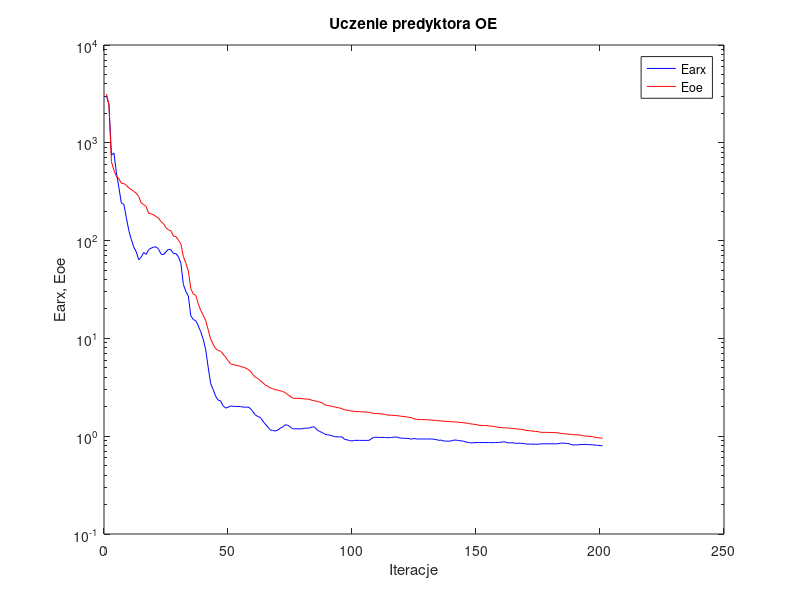
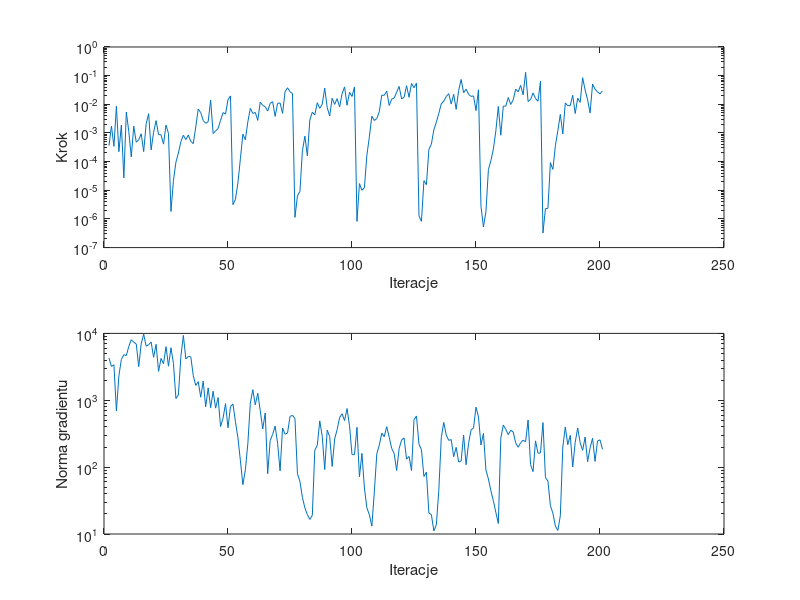

Source code (MATLAB) for these figures, in order:
%uczenie predyktora oe
clear all;
n=0; farx(n+1)=3.016316e+003; foe(n+1)=3.159061e+003; wspucz(n+1)=0.000000e+000; ng(n+1)=0.000000e+000;
%odnowa zmiennej metryki
n=1; farx(n+1)=2.461841e+003; foe(n+1)=2.431762e+003; krok(n+1)=3.604935e-004; ng(n+1)=4.299454e+003;
n=2; farx(n+1)=7.470838e+002; foe(n+1)=6.402219e+002; krok(n+1)=1.737584e-003; ng(n+1)=3.200891e+003;
n=3; farx(n+1)=7.871512e+002; foe(n+1)=5.231151e+002; krok(n+1)=3.411214e-004; ng(n+1)=3.400445e+003;
n=4; farx(n+1)=4.933906e+002; foe(n+1)=4.554393e+002; krok(n+1)=8.486623e-003; ng(n+1)=6.907480e+002;
n=5; farx(n+1)=3.484449e+002; foe(n+1)=4.298122e+002; krok(n+1)=2.224690e-004; ng(n+1)=2.320545e+003;
n=6; farx(n+1)=2.415755e+002; foe(n+1)=3.851703e+002; krok(n+1)=1.889294e-003; ng(n+1)=4.089021e+003;
n=7; farx(n+1)=2.353101e+002; foe(n+1)=3.841790e+002; krok(n+1)=2.700051e-005; ng(n+1)=4.799127e+003;
n=8; farx(n+1)=1.717607e+002; foe(n+1)=3.665320e+002; krok(n+1)=5.381741e-003; ng(n+1)=4.669183e+003;
n=9; farx(n+1)=1.268589e+002; foe(n+1)=3.462445e+002; krok(n+1)=1.110010e-003; ng(n+1)=6.395595e+003;
n=10; farx(n+1)=1.030232e+002; foe(n+1)=3.327294e+002; krok(n+1)=1.460087e-004; ng(n+1)=8.032306e+003;
n=11; farx(n+1)=8.577971e+001; foe(n+1)=3.183839e+002; krok(n+1)=1.737584e-003; ng(n+1)=7.420060e+003;
n=12; farx(n+1)=7.681017e+001; foe(n+1)=3.052474e+002; krok(n+1)=4.744783e-004; ng(n+1)=6.953284e+003;
n=13; farx(n+1)=6.362720e+001; foe(n+1)=2.827356e+002; krok(n+1)=5.758264e-004; ng(n+1)=3.189884e+003;
n=14; farx(n+1)=6.772529e+001; foe(n+1)=2.424778e+002; krok(n+1)=9.381121e-004; ng(n+1)=7.017814e+003;
n=15; farx(n+1)=7.576613e+001; foe(n+1)=2.332113e+002; krok(n+1)=2.232764e-004; ng(n+1)=9.731626e+003;
n=16; farx(n+1)=7.228573e+001; foe(n+1)=2.237067e+002; krok(n+1)=2.106662e-003; ng(n+1)=6.438075e+003;
n=17; farx(n+1)=8.093814e+001; foe(n+1)=1.905116e+002; krok(n+1)=4.702595e-003; ng(n+1)=6.765498e+003;
n=18; farx(n+1)=8.371034e+001; foe(n+1)=1.874419e+002; krok(n+1)=2.566675e-004; ng(n+1)=7.422456e+003;
n=19; farx(n+1)=8.578790e+001; foe(n+1)=1.837732e+002; krok(n+1)=1.064566e-003; ng(n+1)=4.394774e+003;
n=20; farx(n+1)=8.628900e+001; foe(n+1)=1.756165e+002; krok(n+1)=2.695374e-003; ng(n+1)=6.856430e+003;
n=21; farx(n+1)=8.188726e+001; foe(n+1)=1.697104e+002; krok(n+1)=8.790130e-004; ng(n+1)=2.702769e+003;
n=22; farx(n+1)=7.281275e+001; foe(n+1)=1.564254e+002; krok(n+1)=8.616391e-004; ng(n+1)=4.221871e+003;
n=23; farx(n+1)=7.186730e+001; foe(n+1)=1.491342e+002; krok(n+1)=4.074125e-004; ng(n+1)=3.525945e+003;
n=24; farx(n+1)=7.674538e+001; foe(n+1)=1.354488e+002; krok(n+1)=1.881412e-003; ng(n+1)=6.334425e+003;
n=25; farx(n+1)=8.164474e+001; foe(n+1)=1.287534e+002; krok(n+1)=9.578186e-004; ng(n+1)=3.232234e+003;
%odnowa zmiennej metryki
n=26; farx(n+1)=8.044480e+001; foe(n+1)=1.259187e+002; krok(n+1)=1.826176e-006; ng(n+1)=6.115882e+003;
n=27; farx(n+1)=7.377691e+001; foe(n+1)=1.113470e+002; krok(n+1)=2.190752e-005; ng(n+1)=3.547844e+003;
n=28; farx(n+1)=7.363092e+001; foe(n+1)=1.098915e+002; krok(n+1)=9.579321e-005; ng(n+1)=1.061364e+003;
n=29; farx(n+1)=6.816323e+001; foe(n+1)=1.012226e+002; krok(n+1)=1.992091e-004; ng(n+1)=1.204447e+003;
n=30; farx(n+1)=5.874245e+001; foe(n+1)=9.257508e+001; krok(n+1)=5.018139e-004; ng(n+1)=4.543016e+003;
n=31; farx(n+1)=3.558124e+001; foe(n+1)=6.870748e+001; krok(n+1)=8.336543e-004; ng(n+1)=9.324516e+003;
n=32; farx(n+1)=3.023199e+001; foe(n+1)=5.879222e+001; krok(n+1)=5.866231e-004; ng(n+1)=4.153529e+003;
n=33; farx(n+1)=2.712693e+001; foe(n+1)=4.902903e+001; krok(n+1)=8.467050e-004; ng(n+1)=4.521481e+003;
n=34; farx(n+1)=1.704592e+001; foe(n+1)=3.220524e+001; krok(n+1)=5.081655e-004; ng(n+1)=4.459962e+003;
n=35; farx(n+1)=1.559693e+001; foe(n+1)=2.848437e+001; krok(n+1)=4.261111e-004; ng(n+1)=2.325537e+003;
n=36; farx(n+1)=1.516909e+001; foe(n+1)=2.754954e+001; krok(n+1)=1.638929e-003; ng(n+1)=1.668521e+003;
n=37; farx(n+1)=1.346460e+001; foe(n+1)=2.265220e+001; krok(n+1)=6.853004e-003; ng(n+1)=1.897618e+003;
n=38; farx(n+1)=1.169414e+001; foe(n+1)=1.935818e+001; krok(n+1)=5.123414e-003; ng(n+1)=1.111005e+003;
n=39; farx(n+1)=9.804967e+000; foe(n+1)=1.726673e+001; krok(n+1)=2.716773e-003; ng(n+1)=1.933712e+003;
n=40; farx(n+1)=7.670372e+000; foe(n+1)=1.519143e+001; krok(n+1)=2.176076e-003; ng(n+1)=8.002656e+002;
n=41; farx(n+1)=5.083066e+000; foe(n+1)=1.228417e+001; krok(n+1)=2.464960e-003; ng(n+1)=1.533723e+003;
n=42; farx(n+1)=3.459090e+000; foe(n+1)=9.809505e+000; krok(n+1)=1.388291e-002; ng(n+1)=7.727659e+002;
n=43; farx(n+1)=3.011061e+000; foe(n+1)=8.726727e+000; krok(n+1)=9.540187e-004; ng(n+1)=1.366489e+003;
n=44; farx(n+1)=2.566427e+000; foe(n+1)=7.870660e+000; krok(n+1)=1.164626e-003; ng(n+1)=7.624831e+002;
n=45; farx(n+1)=2.346141e+000; foe(n+1)=7.513114e+000; krok(n+1)=1.427772e-003; ng(n+1)=1.097103e+003;
n=46; farx(n+1)=2.302732e+000; foe(n+1)=7.423607e+000; krok(n+1)=2.774090e-003; ng(n+1)=4.042413e+002;
n=47; farx(n+1)=2.049876e+000; foe(n+1)=6.923535e+000; krok(n+1)=5.139053e-003; ng(n+1)=5.383548e+002;
n=48; farx(n+1)=1.937458e+000; foe(n+1)=6.431548e+000; krok(n+1)=4.548255e-003; ng(n+1)=8.915185e+002;
n=49; farx(n+1)=1.977871e+000; foe(n+1)=5.940314e+000; krok(n+1)=1.448480e-002; ng(n+1)=3.874787e+002;
n=50; farx(n+1)=2.030839e+000; foe(n+1)=5.508369e+000; krok(n+1)=1.961876e-002; ng(n+1)=8.080206e+002;
%odnowa zmiennej metryki
n=51; farx(n+1)=2.023448e+000; foe(n+1)=5.404674e+000; krok(n+1)=3.147054e-006; ng(n+1)=8.783405e+002;
n=52; farx(n+1)=2.015013e+000; foe(n+1)=5.329826e+000; krok(n+1)=4.858372e-006; ng(n+1)=4.780082e+002;
n=53; farx(n+1)=2.019246e+000; foe(n+1)=5.261260e+000; krok(n+1)=1.834698e-005; ng(n+1)=2.747012e+002;
n=54; farx(n+1)=2.006673e+000; foe(n+1)=5.179647e+000; krok(n+1)=1.270414e-004; ng(n+1)=1.254613e+002;
n=55; farx(n+1)=1.990763e+000; foe(n+1)=5.084019e+000; krok(n+1)=9.053002e-004; ng(n+1)=5.457859e+001;
n=56; farx(n+1)=1.975207e+000; foe(n+1)=4.989929e+000; krok(n+1)=5.795022e-004; ng(n+1)=9.125427e+001;
n=57; farx(n+1)=1.985375e+000; foe(n+1)=4.836083e+000; krok(n+1)=2.456077e-003; ng(n+1)=2.250500e+002;
n=58; farx(n+1)=1.926050e+000; foe(n+1)=4.633859e+000; krok(n+1)=7.242402e-003; ng(n+1)=9.080004e+002;
n=59; farx(n+1)=1.784727e+000; foe(n+1)=4.280780e+000; krok(n+1)=4.795168e-003; ng(n+1)=1.439788e+003;
n=60; farx(n+1)=1.652114e+000; foe(n+1)=4.003826e+000; krok(n+1)=5.214527e-003; ng(n+1)=8.554816e+002;
n=61; farx(n+1)=1.591990e+000; foe(n+1)=3.897048e+000; krok(n+1)=2.742688e-003; ng(n+1)=1.271240e+003;
n=62; farx(n+1)=1.555071e+000; foe(n+1)=3.715625e+000; krok(n+1)=1.189189e-002; ng(n+1)=7.030135e+002;
n=63; farx(n+1)=1.435744e+000; foe(n+1)=3.531871e+000; krok(n+1)=9.152723e-003; ng(n+1)=3.715005e+002;
n=64; farx(n+1)=1.333249e+000; foe(n+1)=3.343892e+000; krok(n+1)=8.237127e-003; ng(n+1)=6.462403e+002;
n=65; farx(n+1)=1.247687e+000; foe(n+1)=3.240297e+000; krok(n+1)=5.801633e-003; ng(n+1)=7.974064e+001;
n=66; farx(n+1)=1.162893e+000; foe(n+1)=3.121987e+000; krok(n+1)=1.076348e-002; ng(n+1)=2.490399e+002;
n=67; farx(n+1)=1.144027e+000; foe(n+1)=3.065934e+000; krok(n+1)=1.238474e-002; ng(n+1)=3.091038e+002;
n=68; farx(n+1)=1.130610e+000; foe(n+1)=2.994343e+000; krok(n+1)=3.785561e-003; ng(n+1)=4.098489e+002;
n=69; farx(n+1)=1.151513e+000; foe(n+1)=2.954773e+000; krok(n+1)=1.073668e-002; ng(n+1)=2.269984e+002;
n=70; farx(n+1)=1.203865e+000; foe(n+1)=2.913416e+000; krok(n+1)=1.111520e-002; ng(n+1)=8.798282e+001;
n=71; farx(n+1)=1.237791e+000; foe(n+1)=2.876523e+000; krok(n+1)=4.809146e-003; ng(n+1)=3.846810e+002;
n=72; farx(n+1)=1.308162e+000; foe(n+1)=2.794998e+000; krok(n+1)=2.762153e-002; ng(n+1)=3.101892e+002;
n=73; farx(n+1)=1.294104e+000; foe(n+1)=2.670059e+000; krok(n+1)=3.775680e-002; ng(n+1)=3.236255e+002;
n=74; farx(n+1)=1.251505e+000; foe(n+1)=2.571647e+000; krok(n+1)=2.757245e-002; ng(n+1)=5.732899e+002;
n=75; farx(n+1)=1.191578e+000; foe(n+1)=2.455101e+000; krok(n+1)=2.369912e-002; ng(n+1)=5.963794e+002;
%odnowa zmiennej metryki
n=76; farx(n+1)=1.190933e+000; foe(n+1)=2.439722e+000; krok(n+1)=1.136133e-006; ng(n+1)=5.309401e+002;
n=77; farx(n+1)=1.190474e+000; foe(n+1)=2.437570e+000; krok(n+1)=6.429293e-006; ng(n+1)=7.933152e+001;
n=78; farx(n+1)=1.189355e+000; foe(n+1)=2.435564e+000; krok(n+1)=9.024321e-006; ng(n+1)=6.121624e+001;
n=79; farx(n+1)=1.192476e+000; foe(n+1)=2.421592e+000; krok(n+1)=2.385047e-004; ng(n+1)=3.529119e+001;
n=80; farx(n+1)=1.207322e+000; foe(n+1)=2.399737e+000; krok(n+1)=7.740461e-004; ng(n+1)=2.461104e+001;
n=81; farx(n+1)=1.208222e+000; foe(n+1)=2.397456e+000; krok(n+1)=1.592886e-004; ng(n+1)=1.947921e+001;
n=82; farx(n+1)=1.215588e+000; foe(n+1)=2.376458e+000; krok(n+1)=2.855545e-003; ng(n+1)=1.652732e+001;
n=83; farx(n+1)=1.245780e+000; foe(n+1)=2.320659e+000; krok(n+1)=5.320104e-003; ng(n+1)=1.900823e+001;
n=84; farx(n+1)=1.236070e+000; foe(n+1)=2.302673e+000; krok(n+1)=4.258262e-003; ng(n+1)=1.796264e+002;
n=85; farx(n+1)=1.151376e+000; foe(n+1)=2.260643e+000; krok(n+1)=1.136199e-002; ng(n+1)=2.108873e+002;
n=86; farx(n+1)=1.115996e+000; foe(n+1)=2.236508e+000; krok(n+1)=7.242402e-003; ng(n+1)=4.917825e+002;
n=87; farx(n+1)=1.088874e+000; foe(n+1)=2.189950e+000; krok(n+1)=1.012568e-002; ng(n+1)=2.881701e+002;
n=88; farx(n+1)=1.052820e+000; foe(n+1)=2.093373e+000; krok(n+1)=3.651364e-002; ng(n+1)=9.193289e+001;
n=89; farx(n+1)=1.031658e+000; foe(n+1)=2.058748e+000; krok(n+1)=7.737158e-003; ng(n+1)=3.582236e+002;
n=90; farx(n+1)=1.026493e+000; foe(n+1)=2.050275e+000; krok(n+1)=3.917519e-003; ng(n+1)=2.847485e+002;
n=91; farx(n+1)=1.006363e+000; foe(n+1)=2.015124e+000; krok(n+1)=1.631060e-002; ng(n+1)=1.023427e+002;
n=92; farx(n+1)=9.907969e-001; foe(n+1)=1.991575e+000; krok(n+1)=9.899545e-003; ng(n+1)=2.638628e+002;
n=93; farx(n+1)=9.840308e-001; foe(n+1)=1.960773e+000; krok(n+1)=1.576669e-002; ng(n+1)=3.643222e+002;
n=94; farx(n+1)=9.837583e-001; foe(n+1)=1.946961e+000; krok(n+1)=8.099144e-003; ng(n+1)=5.497878e+002;
n=95; farx(n+1)=9.833077e-001; foe(n+1)=1.904002e+000; krok(n+1)=2.337492e-002; ng(n+1)=6.280345e+002;
n=96; farx(n+1)=9.290995e-001; foe(n+1)=1.863803e+000; krok(n+1)=4.050274e-002; ng(n+1)=4.969363e+002;
n=97; farx(n+1)=9.180631e-001; foe(n+1)=1.848538e+000; krok(n+1)=9.289554e-003; ng(n+1)=7.522736e+002;
n=98; farx(n+1)=9.029602e-001; foe(n+1)=1.821255e+000; krok(n+1)=2.617232e-002; ng(n+1)=4.161469e+002;
n=99; farx(n+1)=8.941181e-001; foe(n+1)=1.809534e+000; krok(n+1)=1.875076e-002; ng(n+1)=1.535985e+002;
n=100; farx(n+1)=9.064164e-001; foe(n+1)=1.793608e+000; krok(n+1)=4.050274e-002; ng(n+1)=1.541555e+002;
%odnowa zmiennej metryki
n=101; farx(n+1)=9.066348e-001; foe(n+1)=1.788509e+000; krok(n+1)=8.209739e-007; ng(n+1)=3.932722e+002;
n=102; farx(n+1)=9.066873e-001; foe(n+1)=1.784082e+000; krok(n+1)=1.709205e-005; ng(n+1)=7.170799e+001;
n=103; farx(n+1)=9.062473e-001; foe(n+1)=1.771997e+000; krok(n+1)=9.975945e-006; ng(n+1)=1.605338e+002;
n=104; farx(n+1)=9.057613e-001; foe(n+1)=1.770755e+000; krok(n+1)=1.240823e-005; ng(n+1)=4.862374e+001;
n=105; farx(n+1)=9.053028e-001; foe(n+1)=1.765985e+000; krok(n+1)=1.684609e-004; ng(n+1)=2.457670e+001;
n=106; farx(n+1)=9.080130e-001; foe(n+1)=1.753601e+000; krok(n+1)=7.315478e-004; ng(n+1)=1.938798e+001;
n=107; farx(n+1)=9.508555e-001; foe(n+1)=1.723884e+000; krok(n+1)=3.848849e-003; ng(n+1)=1.310905e+001;
n=108; farx(n+1)=9.763061e-001; foe(n+1)=1.707154e+000; krok(n+1)=2.716773e-003; ng(n+1)=4.256690e+001;
n=109; farx(n+1)=9.755392e-001; foe(n+1)=1.704199e+000; krok(n+1)=3.187345e-003; ng(n+1)=1.583908e+002;
n=110; farx(n+1)=9.707397e-001; foe(n+1)=1.698948e+000; krok(n+1)=5.548179e-003; ng(n+1)=2.127155e+002;
n=111; farx(n+1)=9.719626e-001; foe(n+1)=1.687606e+000; krok(n+1)=2.087788e-002; ng(n+1)=3.215344e+002;
n=112; farx(n+1)=9.707100e-001; foe(n+1)=1.678261e+000; krok(n+1)=2.047906e-002; ng(n+1)=2.864112e+002;
n=113; farx(n+1)=9.666990e-001; foe(n+1)=1.650843e+000; krok(n+1)=2.876644e-002; ng(n+1)=4.021662e+002;
n=114; farx(n+1)=9.653590e-001; foe(n+1)=1.640967e+000; krok(n+1)=9.078303e-003; ng(n+1)=2.805494e+002;
n=115; farx(n+1)=9.721978e-001; foe(n+1)=1.636346e+000; krok(n+1)=1.511671e-002; ng(n+1)=1.904463e+002;
n=116; farx(n+1)=9.793657e-001; foe(n+1)=1.631569e+000; krok(n+1)=1.660195e-002; ng(n+1)=1.598022e+002;
n=117; farx(n+1)=9.799161e-001; foe(n+1)=1.623776e+000; krok(n+1)=2.643052e-002; ng(n+1)=8.890141e+001;
n=118; farx(n+1)=9.646470e-001; foe(n+1)=1.610894e+000; krok(n+1)=4.194258e-002; ng(n+1)=1.903732e+002;
n=119; farx(n+1)=9.533851e-001; foe(n+1)=1.598208e+000; krok(n+1)=1.552269e-002; ng(n+1)=2.539971e+002;
n=120; farx(n+1)=9.528888e-001; foe(n+1)=1.589006e+000; krok(n+1)=1.750226e-002; ng(n+1)=2.728213e+002;
n=121; farx(n+1)=9.502252e-001; foe(n+1)=1.576306e+000; krok(n+1)=4.446078e-002; ng(n+1)=1.315733e+002;
n=122; farx(n+1)=9.449148e-001; foe(n+1)=1.563777e+000; krok(n+1)=1.763378e-002; ng(n+1)=1.446900e+002;
n=123; farx(n+1)=9.312413e-001; foe(n+1)=1.545507e+000; krok(n+1)=5.335388e-002; ng(n+1)=8.900322e+001;
n=124; farx(n+1)=9.479953e-001; foe(n+1)=1.505330e+000; krok(n+1)=3.781898e-002; ng(n+1)=5.138569e+002;
n=125; farx(n+1)=9.368138e-001; foe(n+1)=1.487712e+000; krok(n+1)=5.455281e-002; ng(n+1)=5.821845e+002;
%odnowa zmiennej metryki
n=126; farx(n+1)=9.367893e-001; foe(n+1)=1.483607e+000; krok(n+1)=1.280990e-006; ng(n+1)=2.198597e+002;
n=127; farx(n+1)=9.367810e-001; foe(n+1)=1.482248e+000; krok(n+1)=8.251419e-007; ng(n+1)=1.828206e+002;
n=128; farx(n+1)=9.359343e-001; foe(n+1)=1.477744e+000; krok(n+1)=2.167257e-005; ng(n+1)=7.251904e+001;
n=129; farx(n+1)=9.362637e-001; foe(n+1)=1.472916e+000; krok(n+1)=1.572983e-005; ng(n+1)=8.402555e+001;
n=130; farx(n+1)=9.363912e-001; foe(n+1)=1.468057e+000; krok(n+1)=2.666638e-004; ng(n+1)=2.053930e+001;
n=131; farx(n+1)=9.379530e-001; foe(n+1)=1.461183e+000; krok(n+1)=4.060559e-004; ng(n+1)=1.953178e+001;
n=132; farx(n+1)=9.311119e-001; foe(n+1)=1.455056e+000; krok(n+1)=1.279942e-003; ng(n+1)=1.117553e+001;
n=133; farx(n+1)=9.226389e-001; foe(n+1)=1.449366e+000; krok(n+1)=2.378319e-003; ng(n+1)=1.368734e+001;
n=134; farx(n+1)=9.075961e-001; foe(n+1)=1.439287e+000; krok(n+1)=4.815473e-003; ng(n+1)=4.474174e+001;
n=135; farx(n+1)=9.115423e-001; foe(n+1)=1.430852e+000; krok(n+1)=1.038090e-002; ng(n+1)=2.777340e+002;
n=136; farx(n+1)=8.938561e-001; foe(n+1)=1.424696e+000; krok(n+1)=1.285709e-002; ng(n+1)=4.669990e+002;
n=137; farx(n+1)=8.914066e-001; foe(n+1)=1.420451e+000; krok(n+1)=1.865725e-002; ng(n+1)=3.014585e+002;
n=138; farx(n+1)=8.888955e-001; foe(n+1)=1.410988e+000; krok(n+1)=2.366103e-002; ng(n+1)=2.517023e+002;
n=139; farx(n+1)=8.950535e-001; foe(n+1)=1.407510e+000; krok(n+1)=1.023953e-002; ng(n+1)=2.579532e+002;
n=140; farx(n+1)=9.118197e-001; foe(n+1)=1.400005e+000; krok(n+1)=2.223039e-002; ng(n+1)=1.433449e+002;
n=141; farx(n+1)=9.124980e-001; foe(n+1)=1.397296e+000; krok(n+1)=6.669234e-003; ng(n+1)=1.976849e+002;
n=142; farx(n+1)=9.031224e-001; foe(n+1)=1.390361e+000; krok(n+1)=3.043820e-002; ng(n+1)=1.195374e+002;
n=143; farx(n+1)=8.953313e-001; foe(n+1)=1.379280e+000; krok(n+1)=7.340057e-002; ng(n+1)=1.231158e+002;
n=144; farx(n+1)=8.893182e-001; foe(n+1)=1.372290e+000; krok(n+1)=2.539936e-002; ng(n+1)=3.025115e+002;
n=145; farx(n+1)=8.703241e-001; foe(n+1)=1.361570e+000; krok(n+1)=3.388472e-002; ng(n+1)=1.086372e+002;
n=146; farx(n+1)=8.619745e-001; foe(n+1)=1.351629e+000; krok(n+1)=2.219272e-002; ng(n+1)=2.277276e+002;
n=147; farx(n+1)=8.528692e-001; foe(n+1)=1.335119e+000; krok(n+1)=1.890949e-002; ng(n+1)=3.586971e+002;
n=148; farx(n+1)=8.577641e-001; foe(n+1)=1.324684e+000; krok(n+1)=1.957537e-002; ng(n+1)=3.860313e+002;
n=149; farx(n+1)=8.605777e-001; foe(n+1)=1.318512e+000; krok(n+1)=6.042575e-003; ng(n+1)=7.898899e+002;
n=150; farx(n+1)=8.607921e-001; foe(n+1)=1.295337e+000; krok(n+1)=3.211609e-002; ng(n+1)=5.622205e+002;
%odnowa zmiennej metryki
n=151; farx(n+1)=8.611045e-001; foe(n+1)=1.289816e+000; krok(n+1)=2.759993e-006; ng(n+1)=2.138725e+002;
n=152; farx(n+1)=8.613214e-001; foe(n+1)=1.286885e+000; krok(n+1)=5.237239e-007; ng(n+1)=3.191724e+002;
n=153; farx(n+1)=8.613627e-001; foe(n+1)=1.286240e+000; krok(n+1)=1.789244e-006; ng(n+1)=9.049467e+001;
n=154; farx(n+1)=8.609055e-001; foe(n+1)=1.277399e+000; krok(n+1)=5.255671e-005; ng(n+1)=6.656876e+001;
n=155; farx(n+1)=8.604183e-001; foe(n+1)=1.268447e+000; krok(n+1)=1.077049e-004; ng(n+1)=4.434303e+001;
n=156; farx(n+1)=8.583849e-001; foe(n+1)=1.260126e+000; krok(n+1)=2.720095e-004; ng(n+1)=3.147924e+001;
n=157; farx(n+1)=8.615784e-001; foe(n+1)=1.247386e+000; krok(n+1)=1.180926e-003; ng(n+1)=2.097998e+001;
n=158; farx(n+1)=8.637383e-001; foe(n+1)=1.230961e+000; krok(n+1)=8.362807e-003; ng(n+1)=1.438346e+001;
n=159; farx(n+1)=8.655571e-001; foe(n+1)=1.226012e+000; krok(n+1)=8.336543e-004; ng(n+1)=2.710616e+002;
n=160; farx(n+1)=8.776988e-001; foe(n+1)=1.220780e+000; krok(n+1)=8.674162e-003; ng(n+1)=4.257567e+002;
n=161; farx(n+1)=8.685148e-001; foe(n+1)=1.216674e+000; krok(n+1)=8.625805e-003; ng(n+1)=3.680052e+002;
n=162; farx(n+1)=8.563005e-001; foe(n+1)=1.210807e+000; krok(n+1)=1.716139e-002; ng(n+1)=3.063344e+002;
n=163; farx(n+1)=8.550705e-001; foe(n+1)=1.204430e+000; krok(n+1)=9.907442e-003; ng(n+1)=3.558369e+002;
n=164; farx(n+1)=8.564920e-001; foe(n+1)=1.199146e+000; krok(n+1)=1.423801e-002; ng(n+1)=3.349305e+002;
n=165; farx(n+1)=8.449781e-001; foe(n+1)=1.187932e+000; krok(n+1)=3.394649e-002; ng(n+1)=2.303465e+002;
n=166; farx(n+1)=8.473751e-001; foe(n+1)=1.182750e+000; krok(n+1)=2.720095e-002; ng(n+1)=1.982821e+002;
n=167; farx(n+1)=8.457798e-001; foe(n+1)=1.175683e+000; krok(n+1)=4.568872e-002; ng(n+1)=2.315412e+002;
n=168; farx(n+1)=8.430354e-001; foe(n+1)=1.169348e+000; krok(n+1)=2.147336e-002; ng(n+1)=2.528980e+002;
n=169; farx(n+1)=8.331577e-001; foe(n+1)=1.146910e+000; krok(n+1)=1.310933e-001; ng(n+1)=2.396715e+002;
n=170; farx(n+1)=8.303323e-001; foe(n+1)=1.140773e+000; krok(n+1)=1.251065e-002; ng(n+1)=5.067818e+002;
n=171; farx(n+1)=8.309227e-001; foe(n+1)=1.135648e+000; krok(n+1)=1.470844e-002; ng(n+1)=1.090438e+002;
n=172; farx(n+1)=8.292488e-001; foe(n+1)=1.126803e+000; krok(n+1)=2.490870e-002; ng(n+1)=8.565418e+001;
n=173; farx(n+1)=8.263237e-001; foe(n+1)=1.120089e+000; krok(n+1)=1.596372e-002; ng(n+1)=2.472342e+002;
n=174; farx(n+1)=8.265916e-001; foe(n+1)=1.113184e+000; krok(n+1)=1.276026e-002; ng(n+1)=1.611960e+002;
n=175; farx(n+1)=8.361206e-001; foe(n+1)=1.097956e+000; krok(n+1)=6.414287e-002; ng(n+1)=1.633528e+002;
%odnowa zmiennej metryki
n=176; farx(n+1)=8.361288e-001; foe(n+1)=1.094829e+000; krok(n+1)=3.244166e-007; ng(n+1)=4.631763e+002;
n=177; farx(n+1)=8.362247e-001; foe(n+1)=1.094259e+000; krok(n+1)=2.289680e-006; ng(n+1)=6.977296e+001;
n=178; farx(n+1)=8.363353e-001; foe(n+1)=1.093853e+000; krok(n+1)=2.343927e-006; ng(n+1)=6.182224e+001;
n=179; farx(n+1)=8.364395e-001; foe(n+1)=1.091676e+000; krok(n+1)=9.242591e-005; ng(n+1)=2.649207e+001;
n=180; farx(n+1)=8.364343e-001; foe(n+1)=1.090676e+000; krok(n+1)=5.354731e-005; ng(n+1)=2.047446e+001;
n=181; farx(n+1)=8.356888e-001; foe(n+1)=1.088158e+000; krok(n+1)=3.569431e-004; ng(n+1)=1.315186e+001;
n=182; farx(n+1)=8.375275e-001; foe(n+1)=1.081932e+000; krok(n+1)=1.209728e-003; ng(n+1)=1.131066e+001;
n=183; farx(n+1)=8.460644e-001; foe(n+1)=1.070449e+000; krok(n+1)=4.447430e-003; ng(n+1)=1.873102e+001;
n=184; farx(n+1)=8.520184e-001; foe(n+1)=1.062584e+000; krok(n+1)=9.232346e-004; ng(n+1)=1.996672e+002;
n=185; farx(n+1)=8.442631e-001; foe(n+1)=1.056949e+000; krok(n+1)=1.109636e-002; ng(n+1)=3.989347e+002;
n=186; farx(n+1)=8.421471e-001; foe(n+1)=1.051152e+000; krok(n+1)=8.966852e-003; ng(n+1)=2.167300e+002;
n=187; farx(n+1)=8.300737e-001; foe(n+1)=1.045179e+000; krok(n+1)=9.016309e-003; ng(n+1)=2.981972e+002;
n=188; farx(n+1)=8.125082e-001; foe(n+1)=1.037975e+000; krok(n+1)=2.055621e-002; ng(n+1)=1.005777e+002;
n=189; farx(n+1)=8.153211e-001; foe(n+1)=1.035498e+000; krok(n+1)=4.771196e-003; ng(n+1)=2.344327e+002;
n=190; farx(n+1)=8.150880e-001; foe(n+1)=1.032149e+000; krok(n+1)=1.636186e-002; ng(n+1)=3.858916e+002;
n=191; farx(n+1)=8.222991e-001; foe(n+1)=1.027186e+000; krok(n+1)=1.170476e-002; ng(n+1)=2.312429e+002;
n=192; farx(n+1)=8.228965e-001; foe(n+1)=1.014259e+000; krok(n+1)=8.472165e-002; ng(n+1)=1.782712e+002;
n=193; farx(n+1)=8.232339e-001; foe(n+1)=1.004092e+000; krok(n+1)=3.153338e-002; ng(n+1)=2.818480e+002;
n=194; farx(n+1)=8.208854e-001; foe(n+1)=9.998966e-001; krok(n+1)=1.438322e-002; ng(n+1)=1.205777e+002;
n=195; farx(n+1)=8.185950e-001; foe(n+1)=9.966141e-001; krok(n+1)=4.969883e-003; ng(n+1)=1.945676e+002;
n=196; farx(n+1)=8.179444e-001; foe(n+1)=9.902759e-001; krok(n+1)=5.099752e-002; ng(n+1)=2.703268e+002;
n=197; farx(n+1)=8.108717e-001; foe(n+1)=9.737731e-001; krok(n+1)=3.377159e-002; ng(n+1)=1.218642e+002;
n=198; farx(n+1)=8.068644e-001; foe(n+1)=9.662754e-001; krok(n+1)=2.702970e-002; ng(n+1)=2.456039e+002;
n=199; farx(n+1)=8.031593e-001; foe(n+1)=9.614823e-001; krok(n+1)=2.331822e-002; ng(n+1)=2.563964e+002;
n=200; farx(n+1)=7.970307e-001; foe(n+1)=9.540693e-001; krok(n+1)=2.900728e-002; ng(n+1)=1.849479e+002;

figure; semilogy(farx,'b'); hold on; semilogy(foe,'r'); xlabel('Iteracje'); ylabel('Earx, Eoe'); legend('Earx','Eoe'); title('Uczenie predyktora OE');
figure; subplot(2,1,1); semilogy(krok); xlabel('Iteracje'); ylabel('Krok');
subplot(2,1,2); semilogy(ng); xlabel('Iteracje'); ylabel('Norma gradientu');
Earx=farx(n+1)
Eoe=foe(n+1)
